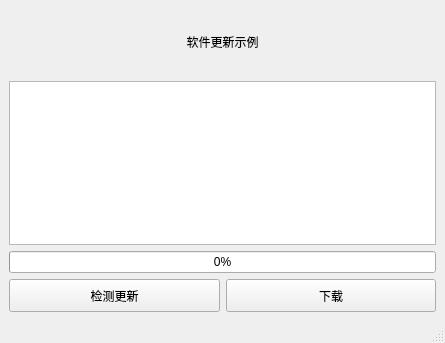
<?xml version="1.0" encoding="UTF-8"?>
<ui version="4.0">
 <class>MainWindow</class>
 <widget class="QMainWindow" name="MainWindow">
  <property name="geometry">
   <rect>
    <x>0</x>
    <y>0</y>
    <width>445</width>
    <height>343</height>
   </rect>
  </property>
  <property name="windowTitle">
   <string>MainWindow</string>
  </property>
  <widget class="QWidget" name="centralwidget">
   <layout class="QVBoxLayout" name="verticalLayout" stretch="2,5,1,1">
    <item>
     <widget class="QLabel" name="label">
      <property name="styleSheet">
       <string notr="true">font: 25 28pt &quot;Microsoft YaHei&quot;;</string>
      </property>
      <property name="text">
       <string>软件更新示例</string>
      </property>
      <property name="alignment">
       <set>Qt::AlignCenter</set>
      </property>
     </widget>
    </item>
    <item>
     <widget class="QTextBrowser" name="textBrowser"/>
    </item>
    <item>
     <widget class="QProgressBar" name="progressBar">
      <property name="value">
       <number>0</number>
      </property>
     </widget>
    </item>
    <item>
     <layout class="QHBoxLayout" name="horizontalLayout">
      <property name="topMargin">
       <number>0</number>
      </property>
      <property name="rightMargin">
       <number>0</number>
      </property>
      <item>
       <widget class="QPushButton" name="pushButton">
        <property name="sizePolicy">
         <sizepolicy hsizetype="Preferred" vsizetype="Preferred">
          <horstretch>0</horstretch>
          <verstretch>0</verstretch>
         </sizepolicy>
        </property>
        <property name="text">
         <string>检测更新</string>
        </property>
       </widget>
      </item>
      <item>
       <widget class="QPushButton" name="pushButton_2">
        <property name="sizePolicy">
         <sizepolicy hsizetype="Preferred" vsizetype="Preferred">
          <horstretch>0</horstretch>
          <verstretch>0</verstretch>
         </sizepolicy>
        </property>
        <property name="text">
         <string>下载</string>
        </property>
       </widget>
      </item>
     </layout>
    </item>
   </layout>
  </widget>
  <widget class="QStatusBar" name="statusbar"/>
 </widget>
 <resources/>
 <connections/>
</ui>
